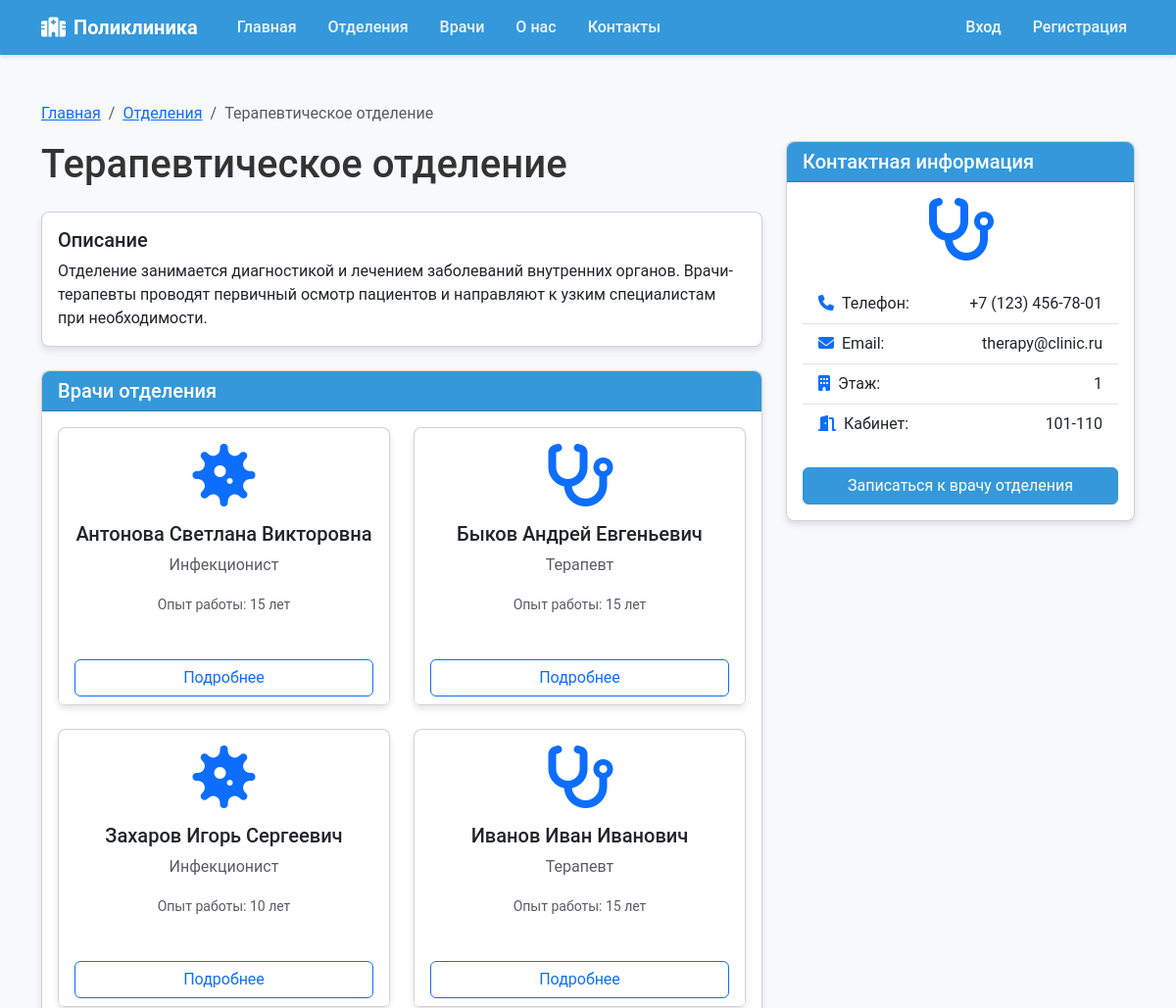
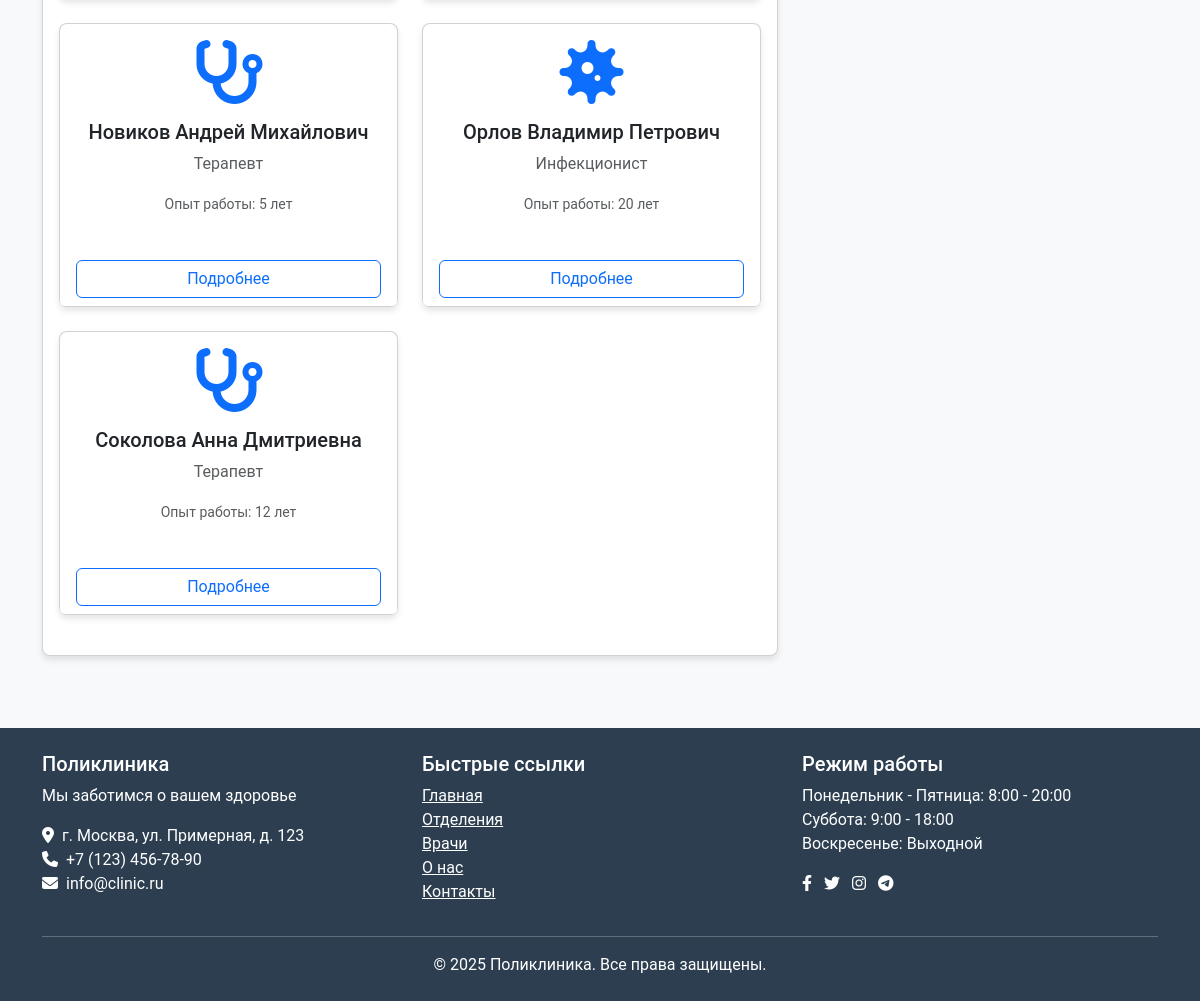
The page /departments/1/ on the database its author committed (2 pictures, top to bottom).
### medical/models.py (models this page shows, shortened)
class Department(models.Model):
    name = models.CharField(_('Название'), max_length=100)
    description = models.TextField(_('Описание'))
    phone = models.CharField(_('Телефон'), max_length=20)
    email = models.EmailField(_('Email'), blank=True, null=True)
    floor = models.PositiveSmallIntegerField(_('Этаж'), blank=True, null=True)
    room_number = models.CharField(_('Номер кабинета'), max_length=10, blank=True, null=True)
    class Meta:
        verbose_name = _('Отделение')
        verbose_name_plural = _('Отделения')
        ordering = ['name']

class Doctor(models.Model):
    user = models.OneToOneField(User, on_delete=models.CASCADE, related_name='doctor_profile', null=True, blank=True)
    last_name = models.CharField(_('Фамилия'), max_length=100)
    first_name = models.CharField(_('Имя'), max_length=100)
    middle_name = models.CharField(_('Отчество'), max_length=100, blank=True, null=True)
    specialization = models.CharField(_('Специализация'), max_length=100)
    experience = models.PositiveIntegerField(_('Опыт работы (лет)'))
    department = models.ForeignKey(Department, on_delete=models.CASCADE, related_name='doctors', verbose_name=_('Отделение'))
    photo = models.ImageField(_('Фото'), upload_to='doctors/', blank=True, null=True)
    bio = models.TextField(_('Биография'), blank=True, null=True)
    education = models.TextField(_('Образование'), blank=True, null=True)
    class Meta:
        verbose_name = _('Врач')
        verbose_name_plural = _('Врачи')
        ordering = ['last_name', 'first_name']
    @property
    def full_name(self):
        if self.middle_name:
            return f"{self.last_name} {self.first_name} {self.middle_name}"
        return f"{self.last_name} {self.first_name}"

### medical/views.py (the view)
# urls.py: path('departments/<int:pk>/', views.DepartmentDetailView.as_view(), name='department_detail'),
class DepartmentDetailView(DetailView):
    model = Department
    template_name = 'medical/department_detail.html'
    context_object_name = 'department'
    def get_context_data(self, **kwargs):
        context = super().get_context_data(**kwargs)
        context['title'] = self.object.name
        context['doctors'] = self.object.doctors.all()
        return context

### templates/medical/department_detail.html (shortened to what this page needs)
{% extends 'medical/base.html' %}
{% block content %}
<div class="container py-5">
    <nav aria-label="breadcrumb">
        <ol class="breadcrumb">
            <li class="breadcrumb-item"><a href="{% url 'home' %}">Главная</a></li>
            <li class="breadcrumb-item"><a href="{% url 'department_list' %}">Отделения</a></li>
            <li class="breadcrumb-item active" aria-current="page">{{ department.name }}</li>
        </ol>
    </nav>
    <div class="row">
        <div class="col-md-8">
            <h1 class="mb-4">{{ department.name }}</h1>
            <div class="card mb-4">
                <div class="card-body">
                    <h5 class="card-title">Описание</h5>
                    <p class="card-text">{{ department.description }}</p>
                </div>
            </div>
            <div class="card mb-4">
                <div class="card-header">
                    <h5 class="mb-0">Врачи отделения</h5>
                </div>
                <div class="card-body">
                    <div class="row">
                        {% for doctor in doctors %}
                            <div class="col-md-6 mb-4">
                                <div class="card h-100 doctor-card">
                                    <div class="card-body text-center">
                                        {% if doctor.specialization == 'Терапевт' %}
                                            <i class="fas fa-stethoscope fa-4x text-primary mb-3"></i>
                                        {% elif doctor.specialization == 'Кардиолог' %}
                                            <i class="fas fa-heartbeat fa-4x text-primary mb-3"></i>
                                        {% elif doctor.specialization == 'Невролог' %}
                                            <i class="fas fa-brain fa-4x text-primary mb-3"></i>
                                        {% elif doctor.specialization == 'Хирург' %}
                                            <i class="fas fa-procedures fa-4x text-primary mb-3"></i>
                                        {% elif doctor.specialization == 'Педиатр' %}
                                            <i class="fas fa-baby fa-4x text-primary mb-3"></i>
                                        {% elif doctor.specialization == 'Психотерапевт' %}
                                            <i class="fas fa-comments fa-4x text-primary mb-3"></i>
                                        {% elif doctor.specialization == 'Инфекционист' %}
                                            <i class="fas fa-virus fa-4x text-primary mb-3"></i>
                                        {% elif doctor.specialization == 'Стоматолог' %}
                                            <i class="fas fa-tooth fa-4x text-primary mb-3"></i>
                                        {% elif doctor.specialization == 'Венеролог' %}
                                            <i class="fas fa-microscope fa-4x text-primary mb-3"></i>
                                        {% else %}
                                            <i class="fas fa-user-md fa-4x text-primary mb-3"></i>
                                        {% endif %}
                                        <h5 class="card-title">{{ doctor.full_name }}</h5>
                                        <p class="card-text text-muted">{{ doctor.specialization }}</p>
                                        <p class="card-text"><small class="text-muted">Опыт работы: {{ doctor.experience }} лет</small></p>
                                    </div>
                                    <div class="card-footer bg-white border-0">
                                        <a href="{% url 'doctor_detail' doctor.pk %}" class="btn btn-outline-primary w-100">Подробнее</a>
                                    </div>
                                </div>
                            </div>
                        {% empty %}
                            <div class="col-12">
                                <div class="alert alert-info">
                                    <p class="mb-0">В настоящее время в отделении нет врачей.</p>
                                </div>
                            </div>
                        {% endfor %}
                    </div>
                </div>
            </div>
        </div>
        <div class="col-md-4">
            <div class="card mb-4 sticky-top" style="top: 70px; z-index: 1;">
                <div class="card-header">
                    <h5 class="mb-0">Контактная информация</h5>
                </div>
                <div class="card-body">
                    <div class="text-center mb-4">
                        {% if forloop.counter == 1 %}
                            <i class="fas fa-heart fa-4x text-primary"></i>
                        {% elif forloop.counter == 2 %}
                            <i class="fas fa-brain fa-4x text-primary"></i>
                        {% elif forloop.counter == 3 %}
                            <i class="fas fa-tooth fa-4x text-primary"></i>
                        {% elif forloop.counter == 4 %}
                            <i class="fas fa-lungs fa-4x text-primary"></i>
                        {% elif forloop.counter == 5 %}
                            <i class="fas fa-bone fa-4x text-primary"></i>
                        {% elif forloop.counter == 6 %}
                            <i class="fas fa-eye fa-4x text-primary"></i>
                        {% elif forloop.counter == 7 %}
                            <i class="fas fa-notes-medical fa-4x text-primary"></i>
                        {% else %}
                            <i class="fas fa-stethoscope fa-4x text-primary"></i>
                        {% endif %}
                    </div>
                    <ul class="list-group list-group-flush">
                        <li class="list-group-item d-flex justify-content-between align-items-center">
                            <span><i class="fas fa-phone me-2 text-primary"></i>Телефон:</span>
                            <span>{{ department.phone }}</span>
                        </li>
                        {% if department.email %}
                            <li class="list-group-item d-flex justify-content-between align-items-center">
                                <span><i class="fas fa-envelope me-2 text-primary"></i>Email:</span>
                                <span>{{ department.email }}</span>
                            </li>
                        {% endif %}
                        {% if department.floor %}
                            <li class="list-group-item d-flex justify-content-between align-items-center">
                                <span><i class="fas fa-building me-2 text-primary"></i>Этаж:</span>
                                <span>{{ department.floor }}</span>
                            </li>
                        {% endif %}
                        {% if department.room_number %}
                            <li class="list-group-item d-flex justify-content-between align-items-center">
                                <span><i class="fas fa-door-open me-2 text-primary"></i>Кабинет:</span>
                                <span>{{ department.room_number }}</span>
                            </li>
                        {% endif %}
                    </ul>
                    <div class="mt-4">
                        <a href="{% url 'doctor_list' %}?department={{ department.id }}" class="btn btn-primary w-100">
                            Записаться к врачу отделения
                        </a>
                    </div>
                </div>
            </div>
        </div>
    </div>
</div>
{% endblock %}

### templates/medical/base.html (style rules this page uses)
:root { --primary-color: #3498db; --secondary-color: #2c3e50; --accent-color: #e74c3c; --light-color: #ecf0f1; --dark-color: #2c3e50; }
body { font-family: 'Roboto', sans-serif; background-color: #f8f9fa; color: #333; min-height: 100vh; display: flex; flex-direction: column; }
.btn-primary { background-color: var(--primary-color); border-color: var(--primary-color); }
.card { border-radius: 8px; box-shadow: 0 4px 6px rgba(0, 0, 0, 0.1); transition: transform 0.3s; margin-bottom: 20px; }
.card-header { background-color: var(--primary-color); color: white; border-radius: 8px 8px 0 0 !important; }

### rows shown on the page
Department: name "Терапевтическое отделение", description "Отделение занимается диагностикой и лечением заболеваний внутренних органов. Врачи-терапевты проводят первичный осмотр пациентов и направляют к узким специалистам при необходимости.", phone "+7 (123) 456-78-01", email "therapy@clinic.ru", floor "1", room_number "101-110"
Doctor: full_name "Антонова Светлана Викторовна", specialization "Инфекционист", experience "15"
Doctor: full_name "Быков Андрей Евгеньевич", specialization "Терапевт", experience "15"
Doctor: full_name "Захаров Игорь Сергеевич", specialization "Инфекционист", experience "10"
Doctor: full_name "Иванов Иван Иванович", specialization "Терапевт", experience "15"
Doctor: full_name "Новиков Андрей Михайлович", specialization "Терапевт", experience "5"
Doctor: full_name "Орлов Владимир Петрович", specialization "Инфекционист", experience "20"
Doctor: full_name "Соколова Анна Дмитриевна", specialization "Терапевт", experience "12"
